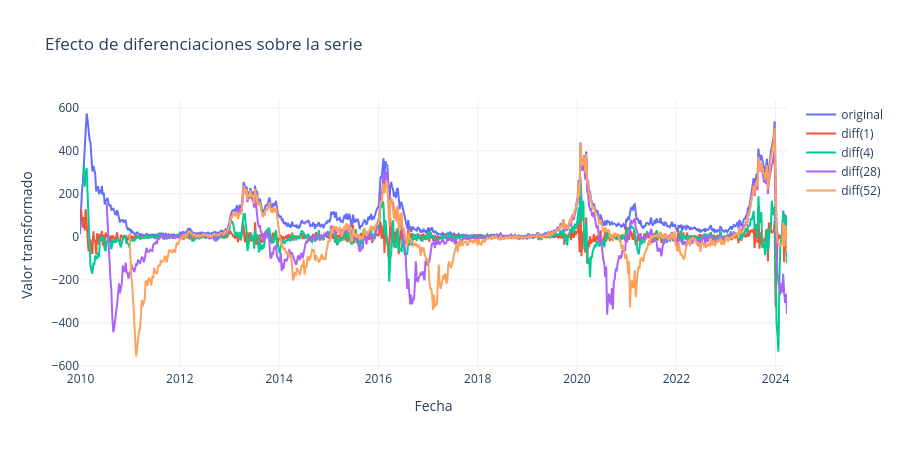

Here is the notebook cell this chart was saved with:
### Markdown cell above
---
## PARTE 5: ANALISIS DE ESTACIONARIEDAD

Aplicamos la prueba ADF antes y despues de transformaciones por diferencias, siguiendo la estructura del workshop.

**MLForecast** puede aplicar estas transformaciones automaticamente con `target_transforms`. En este proyecto no se modifica la serie original en esta seccion: las diferencias se usan como diagnostico para entender si la serie requiere transformar el objetivo antes de modelar.

### Code cell
def adf_report(series, nombre):
    res = adfuller(series.dropna(), autolag="AIC")
    estacionaria = res[1] <= 0.05
    icono = "✅ ESTACIONARIA" if estacionaria else "❌ NO ESTACIONARIA"
    print(f"ADF — {nombre}:")
    print(f"  Estadístico: {res[0]:.4f}  |  p-valor: {res[1]:.4f}  →  {icono}")
    return estacionaria


adf_report(df.y, "Serie original imputada")

datos_diff52 = df.y.diff(52)
adf_report(datos_diff52, "Diff(52) — diferencia anual")

# Diferencia con la estacionalidad principal del notebook.
if ESTACIONALIDAD != 52:
    datos_diff_estacional = df.y.diff(ESTACIONALIDAD)
    adf_report(datos_diff_estacional, f"Diff({ESTACIONALIDAD}) — diferencia estacional candidata")

print(f"\n💡 La diferencia estacional puede aplicarse vía target_transforms=[Differences([{ESTACIONALIDAD}])]" )
print("   en el objeto MLForecast, sin necesidad de modificar el DataFrame original.")
print("   En este notebook se conserva la escala original para mantener interpretabilidad sanitaria.")


# Visualizar el efecto de distintas diferenciaciones usando MLForecast.preprocess()
def plot_differencias(datos_base, differences, freq="W-MON"):
    prep_list = [datos_base.assign(unique_id="original")]
    for d in differences:
        fcst_ = MLForecast(models=[], freq=freq, target_transforms=[Differences([d])])
        df_ = fcst_.preprocess(datos_base.copy(), static_features=[])
        df_["unique_id"] = f"diff({d})"
        prep_list.append(df_)
    prep = pd.concat(prep_list, ignore_index=True)

    fig = go.Figure()
    for uid in prep.unique_id.unique():
        sub = prep[prep.unique_id == uid]
        fig.add_trace(go.Scatter(x=sub.ds, y=sub.y, mode="lines", name=uid))
    fig.update_layout(
        title="Efecto de diferenciaciones sobre la serie",
        xaxis_title="Fecha",
        yaxis_title="Valor transformado",
        template="plotly_white",
        height=450,
    )
    fig.show()

plot_differencias(df[["unique_id", "ds", "y"]], differences=[1, 4, 28, 52], freq=FRECUENCIA)

# Complemento requerido para el proyecto: KPSS y Ljung-Box.
def test_estacionaridad(serie, nombre):
    """
    Aplica ADF + KPSS y entrega una conclusion conjunta.
    ADF p<0.05 + KPSS p>=0.05 indica estacionariedad compatible.
    """
    arr = np.asarray(serie).astype(float)
    arr = arr[~np.isnan(arr)]

    adf_stat, adf_p, _, _, _, _ = adfuller(arr, autolag="AIC")
    kpss_stat, kpss_p, _, _ = kpss(arr, regression="c", nlags="auto")

    adf_est = adf_p < 0.05
    kpss_est = kpss_p >= 0.05

    if adf_est and kpss_est:
        conclusion = "✅ ESTACIONARIA"
    elif not adf_est and not kpss_est:
        conclusion = "❌ NO ESTACIONARIA"
    else:
        conclusion = "❓ INCIERTA"

    print(f"\n{nombre}")
    print("-" * 70)
    print(f"ADF:  stat={adf_stat:8.4f} | p={adf_p:.4f}  -> {'estacionaria' if adf_est else 'no estacionaria'}")
    print(f"KPSS: stat={kpss_stat:8.4f} | p={kpss_p:.4f}  -> {'estacionaria' if kpss_est else 'no estacionaria'}")
    print(f"Conclusion conjunta: {conclusion}")
    return {"adf_p": adf_p, "kpss_p": kpss_p, "estacionaria": adf_est and kpss_est}

r_estacionariedad = test_estacionaridad(df.y, "Casos de dengue en Cali - Serie imputada")

### Figure 1 — Plotly figure (JSON) as saved in the notebook; plotly's stock layout.template omitted (floating-point values rounded to 4 significant figures; data arrays with more than 128 entries replaced by an {"elided": "..."} marker saying what was removed)
{"data": [{"mode": "lines", "name": "original", "type": "scatter", "x": {"elided": "744 str values"}, "y": {"elided": "744 float values"}}, {"mode": "lines", "name": "diff(1)", "type": "scatter", "x": {"elided": "743 str values"}, "y": {"elided": "743 float values"}}, {"mode": "lines", "name": "diff(4)", "type": "scatter", "x": {"elided": "740 str values"}, "y": {"elided": "740 float values"}}, {"mode": "lines", "name": "diff(28)", "type": "scatter", "x": {"elided": "716 str values"}, "y": {"elided": "716 float values"}}, {"mode": "lines", "name": "diff(52)", "type": "scatter", "x": {"elided": "692 str values"}, "y": {"elided": "692 float values"}}], "layout": {"height": 450, "title": {"text": "Efecto de diferenciaciones sobre la serie"}, "xaxis": {"title": {"text": "Fecha"}}, "yaxis": {"title": {"text": "Valor transformado"}}}}
